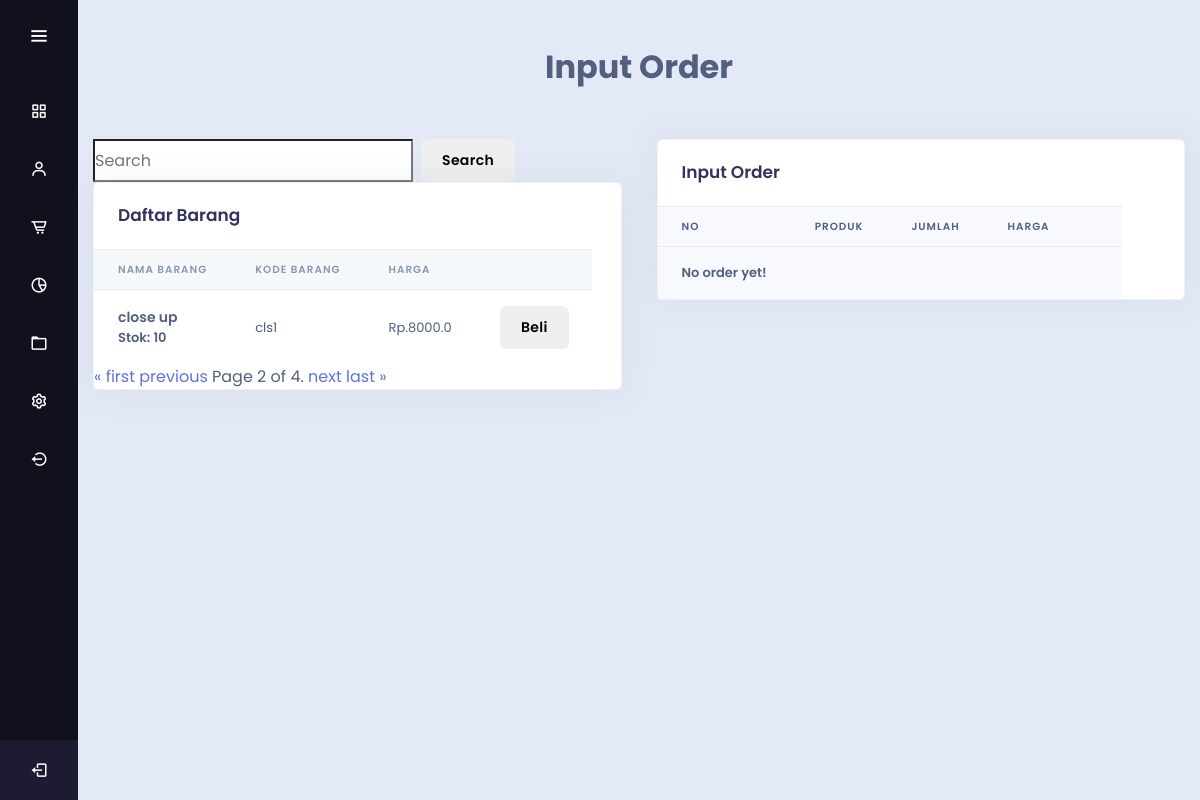
The app's page /barang/?search=&page=2 (signed in) with its own data.
### kasirku/models.py (models this page shows, shortened)
class Barang(models.Model):
    barang = models.CharField(max_length=50)
    kode = models.CharField(max_length=40)
    harga = models.FloatField(null=True)
    quantity = models.IntegerField()
    diskon = models.IntegerField()

### kasirku/views.py (the view)
# urls.py: path('barang/', barang, name='barang'),
@login_required(login_url=settings.LOGIN_URL)
def barang(request):
    barangs = Barang.objects.all()
    tittle = "Daftar Barang";
    cart_product_form = CartAddProductForm()
    cart = Cart(request)
    search = request.GET.get("search") if request.GET.get("search") else ""
    if search:
        barangs = barangs.filter(
            barang__icontains=search
        )
    page_size = 1  # Set the number of items per page
    paginator = Paginator(barangs, page_size)
    page = request.GET.get('page')
    try:
        barangs = paginator.page(page)
    except PageNotAnInteger:
        barangs = paginator.page(1)
    except EmptyPage:
        barangs = paginator.page(paginator.num_pages)
    konteks = {
        'barangs': barangs,
        'tittle': tittle,
        'cart_product_form': cart_product_form,
        'cart': cart,
        'search': search,  # Include search query in the context
    }
    return render(request, 'barang.html', konteks)

### kasirku/forms.py
class CartAddProductForm(forms.Form):
    quantity = forms.IntegerField(initial=1, widget=forms.HiddenInput)
    override = forms.BooleanField(required=False, initial=False, widget=forms.HiddenInput)

### kasirku/cart.py (called while the page is built)
    def __len__(self):
        return sum(item['quantity'] for item in self.cart.values())

### kasirku/templates/barang.html (shortened to what this page needs)
{% extends 'base.html' %}
{% block content %}
    <center>
      <h1>Input Order</h1>
    </center>
    <section>
      <div class="main-content">
        <div class="container mt-5">
            <div class="row">
                <div class="col" style="margin-right: 5px;">
                  <form class="d-flex mb-2">
                    <input class="form-control mr-2" type="search" placeholder="Search" aria-label="Search" name="search">
                    <button class="btn btn-primary my-2 my-sm-0" type="submit">Search</button>
                  </form>
                  <div class="card shadow">
                    <div class="card-header border-0">
                      <h3 class="mb-0">Daftar Barang</h3>
                    </div>
                    <div class="table-responsive">
                      <table class="table align-items-center table-flush">
                        <thead class="thead-light">
                          <tr>
                            <th>Nama Barang</th>
                            <th>KODE Barang</th>
                            <th>HARGA</th>
                            <th></th>
                          </tr>
                        </thead>
                        {% for barang in barangs %}
                        <tbody>
                          <tr>
                            <th>
                              <div class="media align-items-center">
                                <div class="media-body">
                                  <span class="mb-0 text-sm">{{ barang.barang }}</span><br> Stok: {{ barang.quantity }}
                                </div>
                              </div>
                            </th>
                            <td>
                                {{ barang.kode }}
                            </td>
                            <td>
                                Rp.{{ barang.harga }}
                            </td>
                            <td>
                                <div class="control">
                                    <form action="{% url 'add_cart' barang.id %}" method="post">
                                        <button type="submit" class="btn btn-primary">Beli</button>
                                    </form>
                                </div>
                            </td>
                          </tr>
                          {% endfor %}
                        </tbody>
                      </table>
                    </div>
                    <div class="pagination d-flex justify-content-center">
                        <span class="step-links">
                            {% if barangs.has_previous %}
                                <a href="?search={{ search }}&page=1">&laquo; first</a>
                                <a href="?search={{ search }}&page={{ barangs.previous_page_number }}">previous</a>
                            {% endif %}
                            <span class="current">
                                Page {{ barangs.number }} of {{ barangs.paginator.num_pages }}.
                            </span>
                            {% if barangs.has_next %}
                                <a href="?search={{ search }}&page={{ barangs.next_page_number }}">next</a>
                                <a href="?search={{ search }}&page={{ barangs.paginator.num_pages }}">last &raquo;</a>
                            {% endif %}
                        </span>
                    </div>
                  </div>
                </div>
                <div class="col">
                  <div class="card shadow">
                    <div class="card-header border-0">
                      <h3 class="mb-0">Input Order</h3>
                    </div>
                    <div class="table-responsive">
                      <div class="table">
                          <table class="table is-narrow">
                              {% if cart %}
                              <thead>
                                <tr>
                                  <th>No</th>
                                  <th>Produk</th>
                                  <th>Jumlah</th>
                                  <th>Harga(Rp)</th>
                                  <th></th>
                                </tr>
                              </thead>
                              <tbody>
                              {% for item in cart %}
                                {% with product=item.product %}
                                    <tr>
                                        <td>{{ forloop.counter }}</td>
                                        <td class="is-size-6-mobile">
                                            {{ product.barang }} <br> Stok: {{ item.stok }}
                                        </td>
                                        <td>{{ item.quantity }}</td>
                                        <td>{{ item.total_price|add:"0" }}</td>
                                        <td><button class="btn is-danger is-size-7-mobile"><a href="{% url 'remove_cart' product.id %}">Hapus</a></button></td>
                                    </tr>
                                    {% if item.product.diskon %}
                                    <tr>
                                      <td></td>
                                      <td>Diskon {{ item.product.diskon|add:"0" }} %</td>
                                      <td></td>
                                      <td>{{ item.total_diskon|add:"0" }}</td>
                                      <td></td>
                                    </tr>
                                    {% endif %}
                                {% endwith %}
                              {% endfor %}
                              </tbody>
                              <tfoot>
                                  <tr>
                                      <td>SubTotal harga</td>
                                      <td></td>
                                      <td>{{ cart.get_total_quantity }}</td>
                                      <td>{{ cart.get_subtotal_price|add:"0" }}</td>
                                  </tr>
                                  <tr>
                                      <td>Total Diskon</td>
                                      <td></td>
                                      <td></td>
                                      <td>{{ cart.get_total_diskon }}</td>
                                  </tr>
                                  <tr>
                                      <td>Total harga</td>
                                      <td></td>
                                      <td>{{ cart.get_total_quantity }}</td>
                                      <td>{{ cart.get_total_price }}</td>
                                  </tr>
                              </tfoot>
                              {% else %}
                              <thead>
                                <tr>
                                  <th>No</th>
                                  <th>Produk</th>
                                  <th>Jumlah</th>
                                  <th>Harga</th>
                                  <th></th>
                                </tr>
                              </thead>
                              <tbody>
                                <tr>
                                  <th>No order yet!</th>
                                  <th></th>
                                  <th></th>
                                  <th></th>
                                  <th></th>
                                </tr>
                              </tbody>
                              {% endif %}
                          </table>
                      </div>
                    </div>
                  </div>
                </div>
            </div>
        </div>
      </div>
    </section>
{% endblock %}

### static/css/style.css (style rules this page uses)
body { background-color: lightblue; font-family: verdana; }

### static/css/navbar.css (style rules this page uses)
* { margin: 0; padding: 0; box-sizing: border-box; font-family: "Poppins" , sans-serif; }

### records on screen
Barang: barang "close up", quantity "10", kode "cls1", harga "8000.0"

### other values on screen
{{ barangs.number }} "2"
{{ barangs.paginator.num_pages }} "4"
